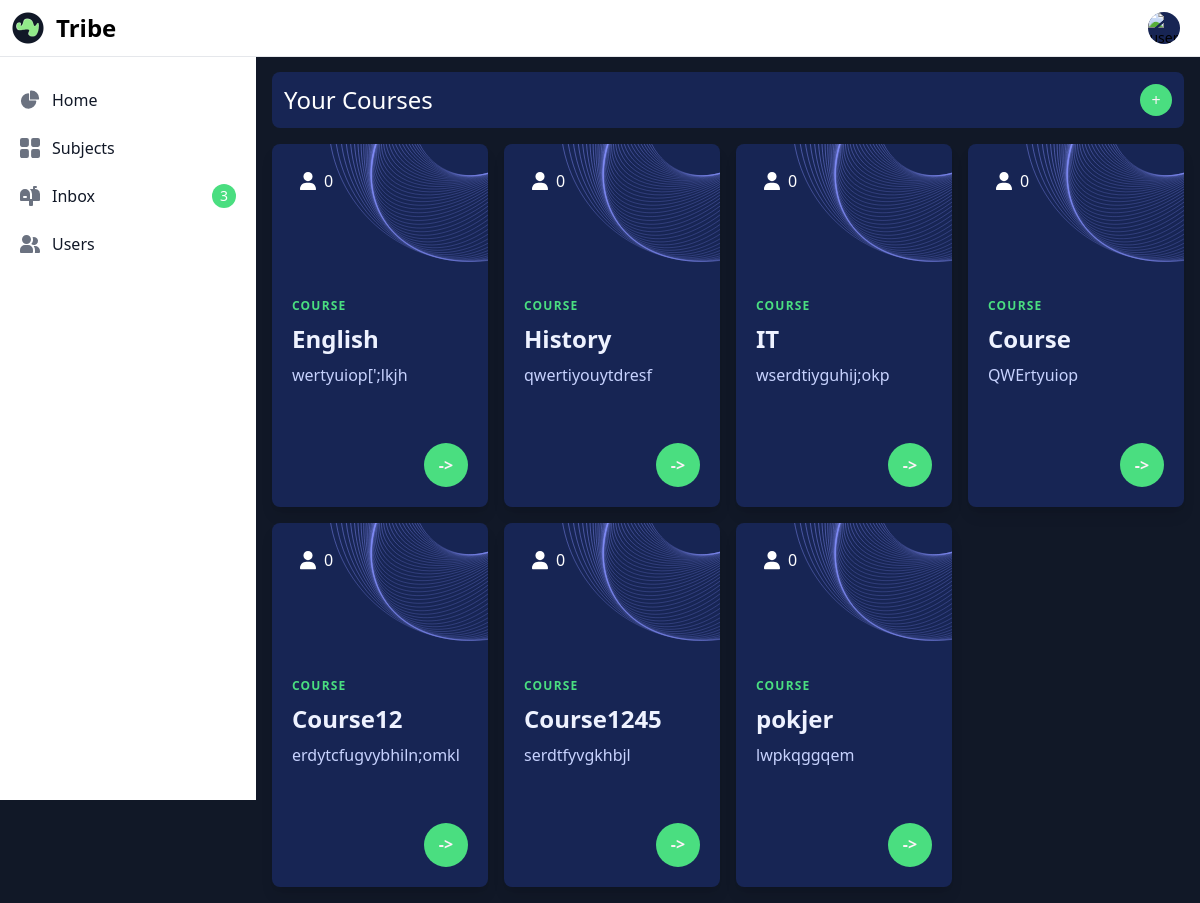
Page / (signed in) on the earlier database version.
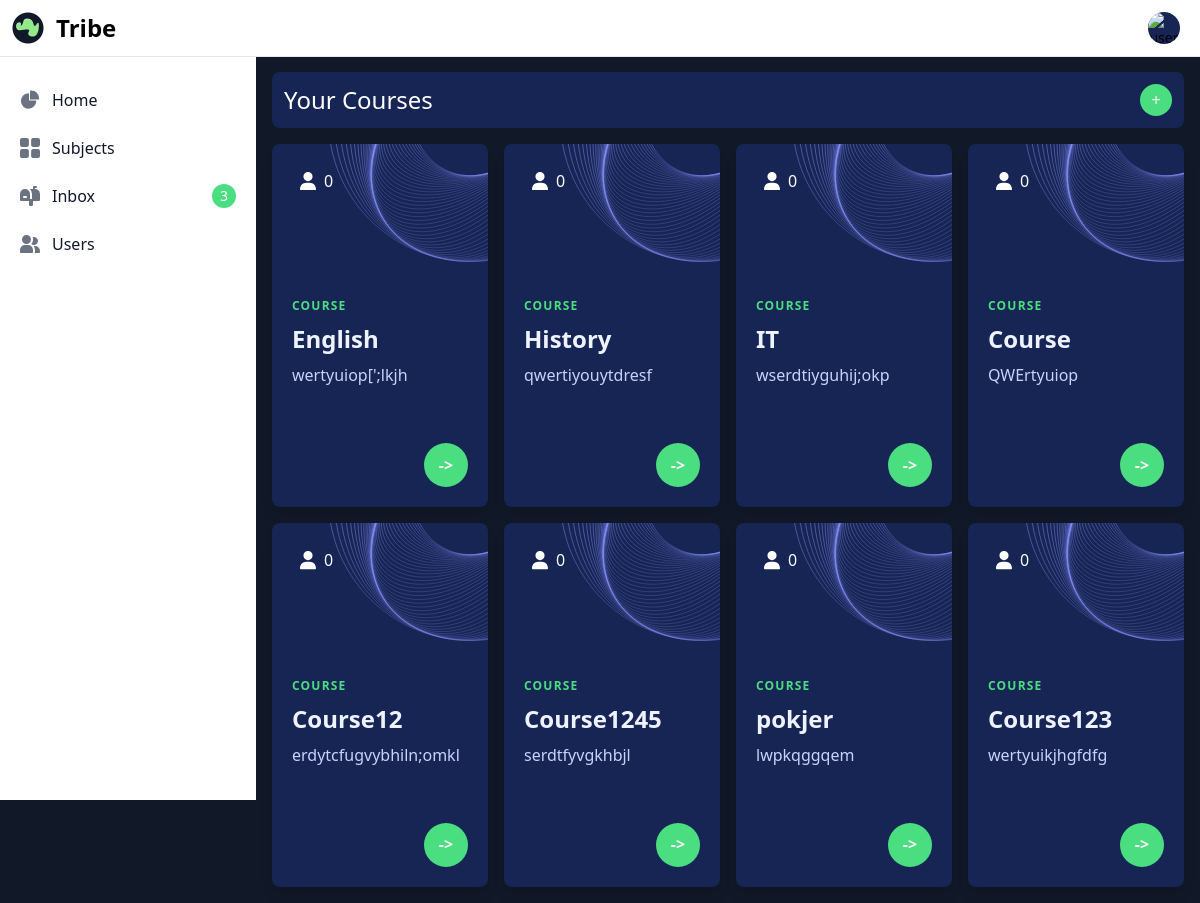
Same page on the later database version.
### subject/models.py (models this page shows, shortened)
class Subject(models.Model):
    title = models.CharField(max_length=200, null=True)
    teacher = models.ForeignKey(CustomUser, on_delete=models.CASCADE)
    summary = models.TextField(max_length=300, blank=True, null=True)
    grade = models.CharField(max_length=5, null=True)
    students = models.ManyToManyField(CustomUser, limit_choices_to={'is_student': True}, related_name='subjects', blank=True, null=True)

### core/views.py (the view)
# urls.py: path('', views.home, name='homepage'),
def home(request):
    subjects = Subject.objects.all()
    context = {'subject': subjects}
    return render(request, 'index.html', context=context)

### templates/index.html (shortened to what this page needs)
{% extends "base.html" %}
{% block content %}
<div class="p-3 bg-blue-950 mt-14 rounded-lg flex flex-row justify-between">
  <h1 class="text-2xl text-white">Your Courses</h1>
  <a class="inline-flex w-8 h-8 justify-center items-center bg-green-400 hover:bg-green-300 text-pink-50 hover:text-white rounded-full transition duration-150"
    href="{% url 'create_course' %}">+</a>
</div>
<div class="grid grid-cols-4 gap-4 mt-4">
  {% for subject in subject %}
  <div class="max-w-xs">
    <div class="relative bg-blue-950 shadow-lg rounded-lg p-5 overflow-hidden">
      <div class="text-white flex flex-row items-center">
        {{ course.students.all|length }}
      </div>
      <div class="relative pt-[6.25rem] pb-14">
        <div class="text-xs font-bold uppercase text-green-400 tracking-widest mb-2">Course</div>
        <h3 class="text-2xl font-extrabold text-indigo-50 leading-snug mb-2">{{ subject.title }}</h3>
        <p class="text-indigo-200">{{ subject.summary }}</p>
      </div>
      <div class="relative text-right">
        <a class="inline-flex w-11 h-11 justify-center items-center bg-green-400 hover:bg-green-300 text-pink-50 hover:text-white rounded-full transition duration-150"
          href="{% url 'course' subject.id %}"><span class="sr-only">Study</span> <span
            class="font-bold -mt-px">-></span></a>
      </div>
    </div>
  </div>
  {% endfor %}
</div>
{% endblock content %}

Differences in the rows shown:
added Subject: students.all|length "0", title "Course123", summary "wertyuikjhgfdfg"
